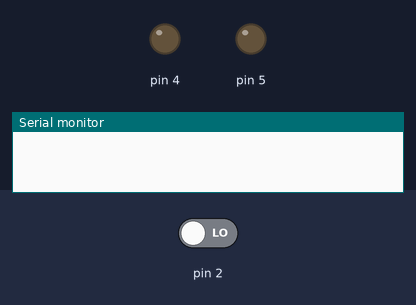
Recording of a sketch running on a simulated Arduino Uno, built with avr-gcc and run on an emulated ATmega328P. Parts: output pins drawn as LEDs (lit = HIGH), the last lines printed to the serial monitor. The test bench sets the inputs (shaded band); at power-on: pin 2 LOW.

Above: at 1.2 s.
1.3 s: pin 2 driven HIGH
At 1.67 s:
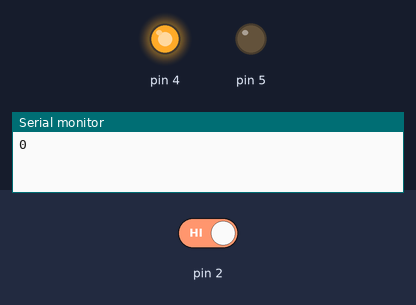
At 2.7 s:
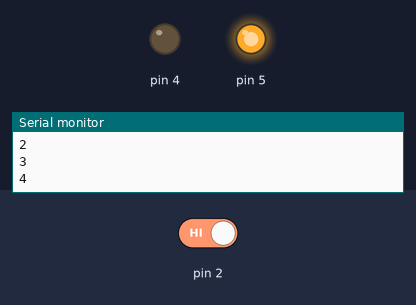
Timing chart, 0 to 4.3 s (numbered marks = the images above; inputs shaded):
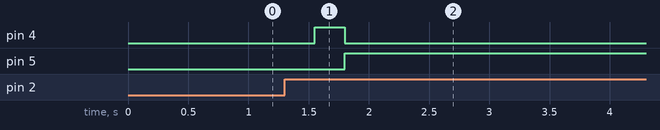

Measured:
- after the input at 1.3 s, pin 4: LOW → HIGH after 0.25 s, → LOW 0.25 s later; pin 5: LOW → HIGH after 0.50 s

The sketch:

asdasd.ino
```cpp
int sayac;
void setup() {
  pinMode(2,INPUT);
  pinMode(4,OUTPUT);
  pinMode(5,OUTPUT);
  Serial.begin(9600);
}

void loop() {
  while(digitalRead(2)==HIGH)
  {
    delay(250);
    Serial.println(sayac);
    sayac++;
    if(sayac==1)
    {
      digitalWrite(4,HIGH);
      digitalWrite(5,LOW);
    }
    else if(sayac==2)
    {
      digitalWrite(4,LOW);
      digitalWrite(5,HIGH);
    }
  }
}
```
